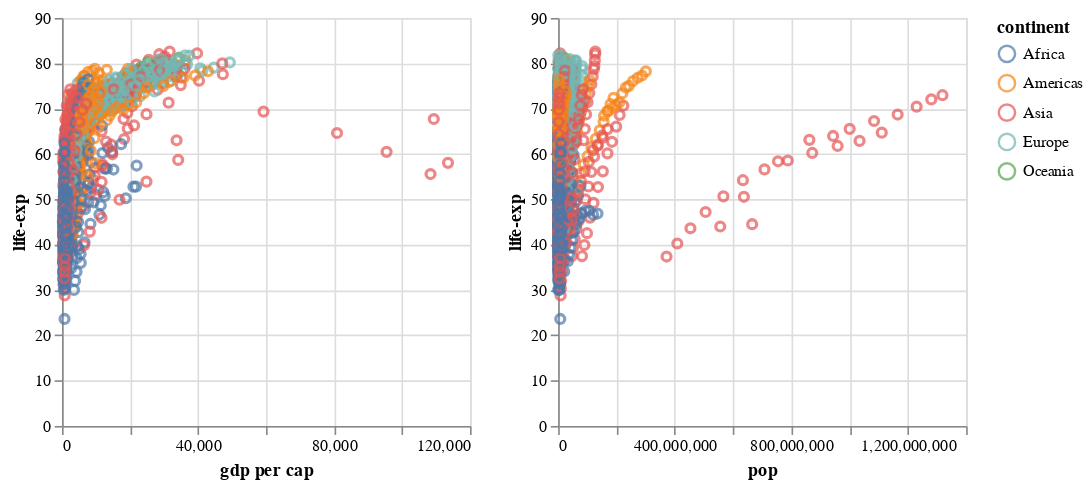

Notebook code cell kept with this figure:
### Code cell
# create side-by-side charts and highlight points within the plot using mouse
brush = alt.selection_interval()

chart = alt.Chart(df).mark_point().encode(
    y='life-exp',
    color=alt.condition(brush, 'continent:N', alt.value('lightgray'))
).properties(
    width=250,
    height=250
).add_selection(
    brush
)

chart2 = chart.encode(x='gdp per cap') | chart.encode(x='pop:Q')
chart2.save('my_plot.html')
chart2

### Figure 1 — Vega-Lite specification as saved in the notebook (floating-point values rounded to 4 significant figures; data arrays with more than 128 entries replaced by an {"elided": "..."} marker saying what was removed)
{"$schema": "https://vega.github.io/schema/vega-lite/v2.6.0.json", "config": {"view": {"height": 300, "width": 400}}, "datasets": {"data-99ea23c5c79eadff3b39621c1f739a08": {"elided": "1704 records"}}, "hconcat": [{"data": {"name": "data-99ea23c5c79eadff3b39621c1f739a08"}, "encoding": {"color": {"condition": {"field": "continent", "selection": "selector001", "type": "nominal"}, "value": "lightgray"}, "x": {"field": "gdp per cap", "type": "quantitative"}, "y": {"field": "life-exp", "type": "quantitative"}}, "height": 250, "mark": "point", "selection": {"selector001": {"encodings": ["x", "y"], "mark": {"fill": "#333", "fillOpacity": 0.125, "stroke": "white"}, "on": "[mousedown, window:mouseup] > window:mousemove!", "resolve": "global", "translate": "[mousedown, window:mouseup] > window:mousemove!", "type": "interval", "zoom": "wheel!"}}, "width": 250}, {"data": {"name": "data-99ea23c5c79eadff3b39621c1f739a08"}, "encoding": {"color": {"condition": {"field": "continent", "selection": "selector001", "type": "nominal"}, "value": "lightgray"}, "x": {"field": "pop", "type": "quantitative"}, "y": {"field": "life-exp", "type": "quantitative"}}, "height": 250, "mark": "point", "selection": {"selector001": {"encodings": ["x", "y"], "mark": {"fill": "#333", "fillOpacity": 0.125, "stroke": "white"}, "on": "[mousedown, window:mouseup] > window:mousemove!", "resolve": "global", "translate": "[mousedown, window:mouseup] > window:mousemove!", "type": "interval", "zoom": "wheel!"}}, "width": 250}]}
